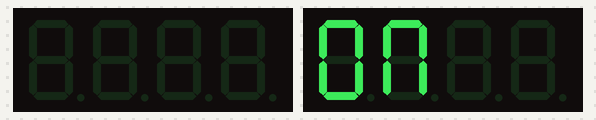
Bench run of a sketch on a simulated Arduino Uno, built with avr-gcc and run on an emulated ATmega328P. On the bench: 2 × 4-digit seven-segment display.

Above: at 0.1 s.
At 9.3 s:
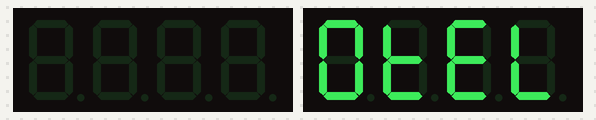
At 18.5 s:
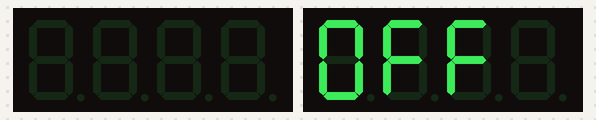
At 22.5 s:
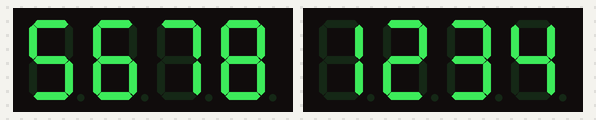
At 24.7 s:
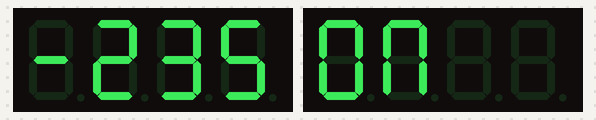
At 39.0 s:
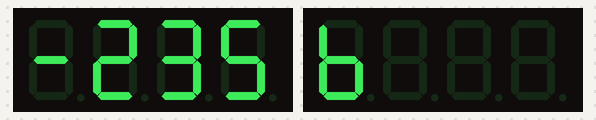

The sketch:

Led_7_seg_with_lib.ino
```cpp
#include "TM1637.h"
#define CLK1 30 // Pin CLK for display 1
#define DIO1 31 // Pin DIO for display 1
#define CLK2 32 // Pin CLK for display 2
#define DIO2 33 // Pin DIO for display 2
TM1637 tm1637_1(CLK1, DIO1); // Declare object TM1637 for display 1
TM1637 tm1637_2(CLK2, DIO2); // Declare object TM1637 for display 2
float number = -1234.5;
int reverse_value = 1;
void setup() {
  // put your setup code here, to run once:
  tm1637_1.init(); // initialization display 1
  tm1637_1.set(BRIGHT_TYPICAL); // set brightness display 1
  tm1637_2.init(); // initialization display 2
  tm1637_2.set(BRIGHT_TYPICAL); // set brightness display 2
  tm1637_1.clearDisplay();
  tm1637_2.clearDisplay();
}

void loop() {
  // put your main code here, to run repeatedly:
  display_string();
  delay(2000);
  display_lock();
  delay(2000);
  display_number();
}

void display_number()
{
  /*
  The function prints a number value on a 4 digit display
  */
  tm1637_1.displayNum(number);
  number += 17.42 * reverse_value;
  if (abs(number) > 1500)
  {
    reverse_value *= -1;
  }
  delay(50);
}

void display_string()
{
  /*
  The function prints a number value on a 4 digit display
  */
  tm1637_2.clearDisplay();
  // ON
  tm1637_2.displayStr("ON");
  delay(2000);
  // loop
  tm1637_2.displayStr("REMOTELAB", 1000);
  delay(2000);
  // OFF
  tm1637_2.displayStr("0FF");
  delay(2000);
}

void display_lock()
{
  /*
  The function prints the value on each LED of the 4-digit display.
  tm1637.display(position, value);
  */
  tm1637_2.display(0,1);  // LED position 1 show number 1 on display
  tm1637_2.display(1,2);  // LED position 2 show number 2 on display
  tm1637_2.display(2,3);  // LED position 3 show number 3 on display
  tm1637_2.display(3,4);  // LED position 4 show number 4 on display
  tm1637_1.display(0,5);  // LED position 1 show number 5 on display
  tm1637_1.display(1,6);  // LED position 2 show number 6 on display
  tm1637_1.display(2,7);  // LED position 3 show number 7 on display
  tm1637_1.display(3,8);  // LED position 4 show number 8 on display
}
```

Measured:
- what the display in image 1 shows lasts 1.0 s, from 9.3 s to 10.3 s
- what the display in image 2 shows lasts 4.1 s, from 18.4 s to 22.5 s
- what the display in image 3 shows lasts 2.0 s, from 22.5 s to 24.5 s
